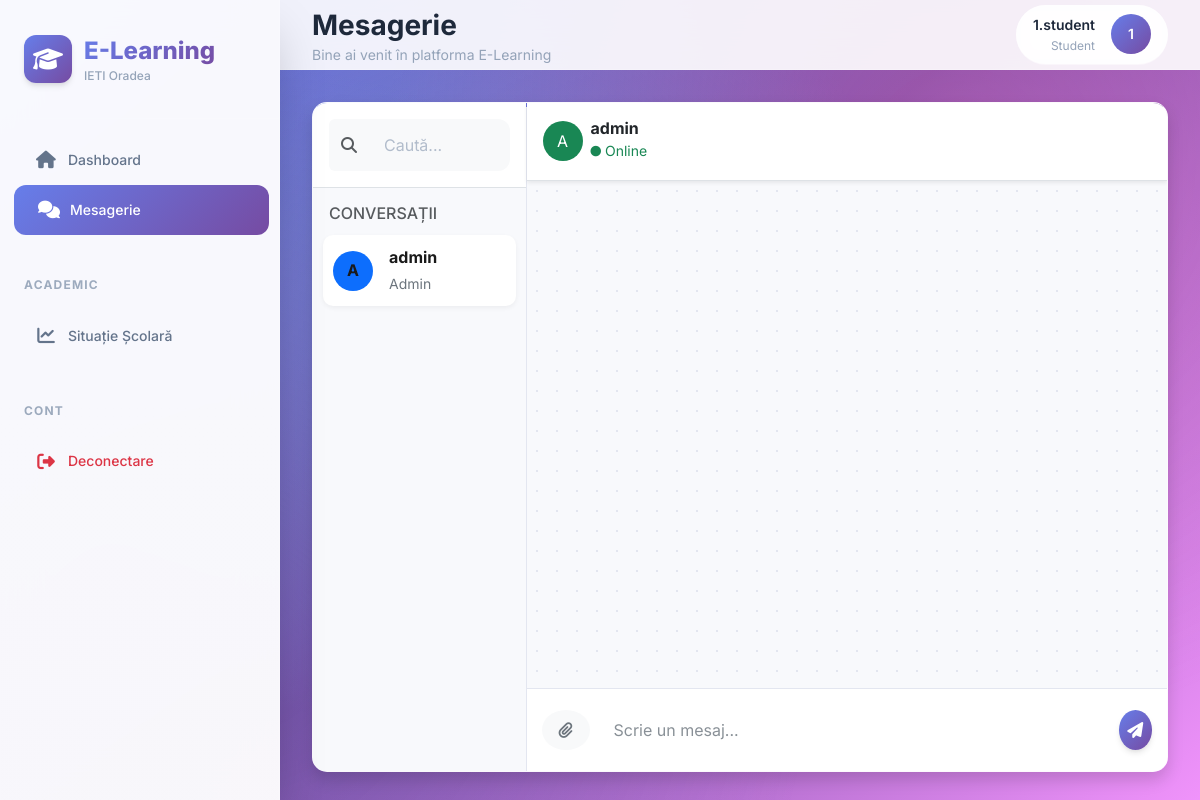
The app's page /chat/1 (signed in) with its own data.
### models.py (models this page shows)
class User(UserMixin, db.Model):
    id = db.Column(db.Integer, primary_key=True)
    username = db.Column(db.String(150), unique=True, nullable=False)
    email = db.Column(db.String(150), unique=True, nullable=False)
    password = db.Column(db.String(150), nullable=False)
    role = db.Column(db.String(20), nullable=False, default='student')
    is_approved = db.Column(db.Boolean, default=False)
    reset_token = db.Column(db.String(100), nullable=True)
    reset_token_expiry = db.Column(db.DateTime, nullable=True)
    student_profile = db.relationship('Student', backref='user_account', uselist=False, cascade="all, delete-orphan")
    profesor_profile = db.relationship('Profesor', backref='user_account', uselist=False, cascade="all, delete-orphan")

### chat_routes.py (the view, shortened to what this page needs)
@chat_bp.route('/chat/<int:user_id>', methods=['GET', 'POST'])
@login_required
def chat_with(user_id):
    partner = User.query.get_or_404(user_id)
    mesaje_necitite = Mesaj.query.filter_by(
        sender_id=user_id,
        receiver_id=current_user.id,
        is_read=False
    ).all()
    for mesaj in mesaje_necitite:
        mesaj.is_read = True
        mesaj.data_citire = datetime.now()
    db.session.commit()
    mesaje = Mesaj.query.filter(
        ((Mesaj.sender_id == current_user.id) & (Mesaj.receiver_id == user_id)) |
        ((Mesaj.sender_id == user_id) & (Mesaj.receiver_id == current_user.id))
    ).order_by(Mesaj.data_trimitere.asc()).all()
    sent = db.session.query(Mesaj.receiver_id).filter(Mesaj.sender_id == current_user.id)
    received = db.session.query(Mesaj.sender_id).filter(Mesaj.receiver_id == current_user.id)
    contact_ids = sent.union(received).distinct().all()
    contacts = [User.query.get(cid) for (cid,) in contact_ids]
    if partner not in contacts:
        contacts.insert(0, partner)
    mesaje_necitite_dict = {}
    for contact in contacts:
        if contact.id != user_id:
            count = Mesaj.query.filter_by(
                sender_id=contact.id,
                receiver_id=current_user.id,
                is_read=False
            ).count()
            if count > 0:
                mesaje_necitite_dict[contact.id] = count
    return render_template('chat.html',
                         contacts=contacts,
                         active_chat=partner,
                         mesaje=mesaje,
                         mesaje_necitite=mesaje_necitite_dict)

### app.py (called while the page is built)
@login_manager.user_loader
def load_user(user_id):
    return User.query.get(int(user_id))

@app.before_request
def before_request():
    if current_user.is_authenticated and request.endpoint not in ['auth.login', 'auth.register', 'static']:
        pass  # Utilizatorul este autentificat, permite accesul
    elif request.endpoint not in ['auth.login', 'auth.register', 'auth.forgot_password', 'auth.reset_password', 'setup_admin', 'static'] and not current_user.is_authenticated:
        return redirect(url_for('auth.login'))

@app.after_request
def after_request(response):
    if current_user.is_authenticated and request.endpoint not in ['static']:
        response.headers['Cache-Control'] = 'no-cache, no-store, must-revalidate'
        response.headers['Pragma'] = 'no-cache'
        response.headers['Expires'] = '0'
    return response

### templates/chat.html (shortened to what this page needs)
{% extends "base.html" %}
{% block page_title %}Mesagerie{% endblock %}
{% block content %}
<div class="card shadow chat-card d-flex flex-row">
    <div class="col-md-4 col-lg-3 d-none d-md-flex flex-column chat-sidebar p-0">
        <div class="p-3 border-bottom bg-white position-relative">
            <div class="input-group">
                <span class="input-group-text bg-light border-0"><i class="fas fa-search text-muted"></i></span>
                <input type="text" id="searchInput" class="form-control bg-light border-0" placeholder="Caută...">
            </div>
        </div>
        <div class="flex-grow-1 overflow-auto py-2">
            <h6 class="px-3 pt-2 pb-1 text-uppercase text-xs font-weight-bold text-muted">Conversații</h6>
            {% for c in contacts %}
                {% set unread_count = mesaje_necitite.get(c.id, 0) if mesaje_necitite else 0 %}
                <a href="{{ url_for('chat.chat_with', user_id=c.id) }}" class="d-flex align-items-center chat-user-item text-decoration-none text-dark {{ 'active' if active_chat and active_chat.id == c.id else '' }} position-relative">
                    <div class="position-relative">
                        <div class="avatar bg-primary text-white rounded-circle d-flex align-items-center justify-content-center fw-bold" style="width: 40px; height: 40px;">
                            {{ c.username[0]|upper }}
                        </div>
                    </div>
                    <div class="ms-3 text-truncate flex-grow-1">
                        <div class="fw-bold mb-0">{{ c.username }}</div>
                        <small class="text-muted">{{ c.role|capitalize }}</small>
                    </div>
                </a>
            {% else %}
                <div class="text-center p-4 text-muted small">Nu ai conversații recente.</div>
            {% endfor %}
        </div>
    </div>
    <div class="col-md-8 col-lg-9 d-flex flex-column p-0">
        {% if active_chat %}
            <div class="p-3 border-bottom bg-white d-flex align-items-center shadow-sm" style="z-index: 10;">
                <div class="avatar bg-success text-white rounded-circle d-flex align-items-center justify-content-center me-2" style="width: 40px; height: 40px;">
                    {{ active_chat.username[0]|upper }}
                </div>
                <div>
                    <h6 class="m-0 fw-bold">{{ active_chat.username }}</h6>
                    <small class="text-success"> Online</small>
                </div>
            </div>
            <div class="flex-grow-1 overflow-auto p-4 chat-messages d-flex flex-column gap-3" id="msgBox">
            </div>
            <form method="POST" enctype="multipart/form-data" class="chat-input-area d-flex align-items-center gap-2">
                <label class="btn btn-light text-secondary rounded-circle position-relative" title="Atașează fișier" style="width: 40px; height: 40px; display: flex; align-items: center; justify-content: center;">
                    <i class="fas fa-paperclip"></i>
                </label>
                <input type="text" name="mesaj" class="form-control rounded-pill border-0 px-3" placeholder="Scrie un mesaj..." autocomplete="off" style="background: rgba(255, 255, 255, 0.95) !important; color: #1a1a1a !important; font-weight: 500;">
                <button type="submit" class="btn btn-primary rounded-circle" style="width: 40px; height: 40px; padding: 0;"><i class="fas fa-paper-plane"></i></button>
            </form>
        {% endif %}
    </div>
</div>
{% endblock %}

### templates/base.html (shortened to what this page needs)
<!doctype html>
<html lang="ro">
<head>
    <link href="https://cdn.jsdelivr.net/npm/bootstrap@5.3.2/dist/css/bootstrap.min.css" rel="stylesheet">
    <link rel="stylesheet" href="https://cdnjs.cloudflare.com/ajax/libs/font-awesome/6.5.0/css/all.min.css">
    <link rel="stylesheet" href="https://cdn.jsdelivr.net/npm/animate.css@4.1.1/animate.min.css">
</head>
<body>
{% if current_user.is_authenticated %}
<nav class="sidebar">
    <div class="brand">
        <div class="brand-content">
            <div class="brand-icon">
                <i class="fas fa-graduation-cap"></i>
            </div>
            <div>
                <div class="brand-text">E-Learning</div>
                <div class="brand-subtitle">IETI Oradea</div>
            </div>
        </div>
    </div>
    <div class="nav-section">
        <a href="{{ url_for('index') }}" class="nav-link {{ 'active' if request.endpoint == 'index' else '' }}">
            <i class="fas fa-home"></i> Dashboard
        </a>
        <a href="{{ url_for('chat.chat_home') }}" class="nav-link {{ 'active' if 'chat' in request.endpoint else '' }}">
            <i class="fas fa-comments"></i> Mesagerie
        </a>
    </div>
    {% if current_user.role == 'student' %}
    <div class="nav-section">
        <div class="nav-title">Academic</div>
        <a href="{{ url_for('academic.raport_student_general', student_id=current_user.student_profile.id_student) }}" class="nav-link">
            <i class="fas fa-chart-line"></i> Situație Școlară
        </a>
    </div>
    {% endif %}
    <div class="nav-section mt-auto">
        <div class="nav-title">Cont</div>
        <a href="{{ url_for('auth.logout') }}" class="nav-link text-danger">
            <i class="fas fa-sign-out-alt"></i> Deconectare
        </a>
    </div>
</nav>
{% endif %}
<main class="{{ 'main-content' if current_user.is_authenticated else '' }}">
    {% if current_user.is_authenticated and request.endpoint not in ['auth.login', 'auth.register'] %}
    <div class="header">
        <div>
            <div class="header-title">
                {% block page_title %}Dashboard{% endblock %}
            </div>
            <div class="header-subtitle">
                {% block page_subtitle %}Bine ai venit în platforma E-Learning{% endblock %}
            </div>
        </div>
        <div class="user-profile">
            <div class="user-info">
                <div class="user-name">{{ current_user.username }}</div>
                <div class="user-role">{{ current_user.role|capitalize }}</div>
            </div>
            <div class="user-avatar">
                {{ current_user.username[0]|upper }}
            </div>
        </div>
    </div>
    {% endif %}
    <div class="content">
        {% block content %}{% endblock %}
    </div>
</main>
</body>
</html>

### templates/chat.html (style rules this page uses)
.chat-input-area .form-control { color: #1a1a1a !important; background: rgba(255, 255, 255, 0.95) !important; font-weight: 500 !important; }
.chat-input-area .form-control::placeholder { color: #6c757d !important; opacity: 0.8; font-weight: 400 !important; }
.chat-user-item { color: #1a1a1a !important; }
.chat-user-item .fw-bold { color: #1a1a1a !important; }
.chat-user-item .text-muted { color: #6c757d !important; }
.chat-card { height: calc(100vh - 130px); min-height: 500px; border-radius: 15px; overflow: hidden; }
.chat-sidebar { background: #f8f9fc; border-right: 1px solid #e3e6f0; }
.chat-user-item { transition: all 0.2s; border-radius: 10px; margin: 5px 10px; padding: 10px; }
.chat-user-item.active { background: #fff; box-shadow: 0 2px 5px rgba(0,0,0,0.05); border-left: 4px solid var(--primary); }
.chat-messages { background: #f8f9fc; background-image: radial-gradient(#e3e6f0 1px, transparent 1px); background-size: 20px 20px; }
.chat-input-area { background: white; padding: 15px; border-top: 1px solid #e3e6f0; }

### records on screen
User: username "1.student", role "Student", username "1"
User: username "A", username "admin", role "Admin"
